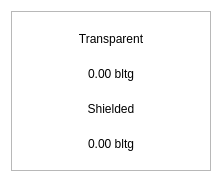
<?xml version="1.0" encoding="UTF-8"?>
<ui version="4.0">
 <class>BalanceBubble</class>
 <widget class="QWidget" name="BalanceBubble">
  <property name="geometry">
   <rect>
    <x>0</x>
    <y>0</y>
    <width>218</width>
    <height>178</height>
   </rect>
  </property>
  <property name="minimumSize">
   <size>
    <width>218</width>
    <height>178</height>
   </size>
  </property>
  <property name="maximumSize">
   <size>
    <width>250</width>
    <height>178</height>
   </size>
  </property>
  <property name="windowTitle">
   <string>Form</string>
  </property>
  <property name="styleSheet">
   <string notr="true">#BalanceBubble{
background-color:transparent
}</string>
  </property>
  <layout class="QVBoxLayout" name="verticalLayout_2">
   <property name="spacing">
    <number>0</number>
   </property>
   <item>
    <widget class="QFrame" name="frame">
     <property name="minimumSize">
      <size>
       <width>200</width>
       <height>160</height>
      </size>
     </property>
     <property name="maximumSize">
      <size>
       <width>250</width>
       <height>160</height>
      </size>
     </property>
     <property name="styleSheet">
      <string notr="true"/>
     </property>
     <property name="frameShape">
      <enum>QFrame::StyledPanel</enum>
     </property>
     <property name="frameShadow">
      <enum>QFrame::Raised</enum>
     </property>
     <property name="lineWidth">
      <number>10</number>
     </property>
     <layout class="QVBoxLayout" name="verticalLayout">
      <property name="spacing">
       <number>0</number>
      </property>
      <item>
       <layout class="QHBoxLayout" name="horizontalLayout">
        <item>
         <widget class="QLabel" name="lblFirst">
          <property name="styleSheet">
           <string notr="true"/>
          </property>
          <property name="text">
           <string>Transparent</string>
          </property>
          <property name="alignment">
           <set>Qt::AlignCenter</set>
          </property>
         </widget>
        </item>
       </layout>
      </item>
      <item>
       <widget class="QLabel" name="textTransparent">
        <property name="styleSheet">
         <string notr="true"/>
        </property>
        <property name="text">
         <string>0.00 bltg</string>
        </property>
        <property name="alignment">
         <set>Qt::AlignCenter</set>
        </property>
       </widget>
      </item>
      <item>
       <widget class="QLabel" name="lblSecond">
        <property name="styleSheet">
         <string notr="true"/>
        </property>
        <property name="text">
         <string>Shielded</string>
        </property>
        <property name="alignment">
         <set>Qt::AlignCenter</set>
        </property>
       </widget>
      </item>
      <item>
       <widget class="QLabel" name="textShielded">
        <property name="styleSheet">
         <string notr="true"/>
        </property>
        <property name="text">
         <string>0.00 bltg</string>
        </property>
        <property name="alignment">
         <set>Qt::AlignCenter</set>
        </property>
       </widget>
      </item>
     </layout>
    </widget>
   </item>
  </layout>
 </widget>
 <resources/>
 <connections/>
</ui>
